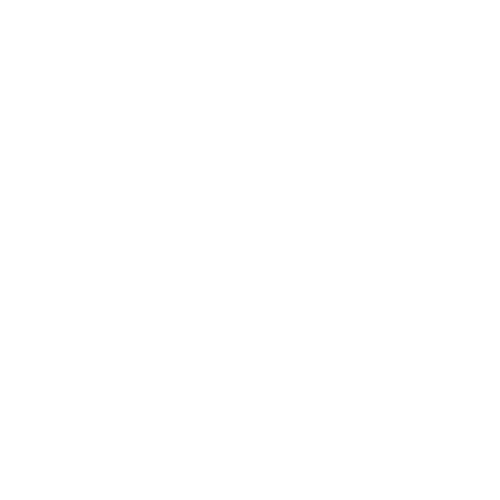
Frame 1 (no input)
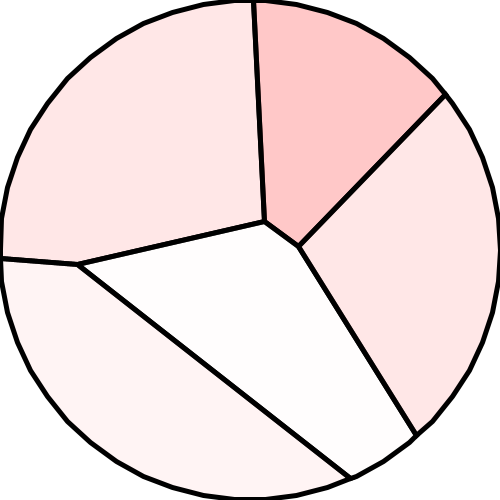
Frame 60 (the mouse pressed at the canvas centre just before this capture)
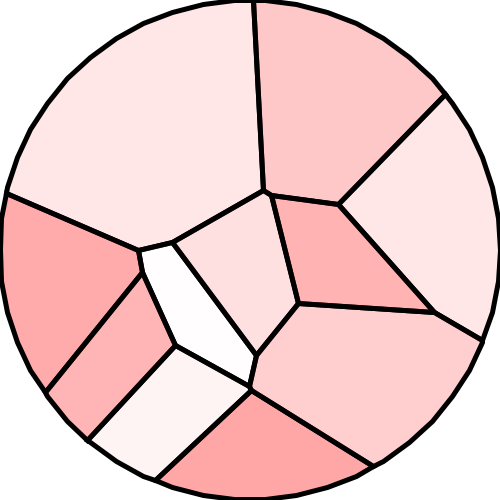
Frame 120 (the mouse held since frame 60 and released just before this capture)

The Processing sketch that drew these frames (run headless with seeded random() and noise(); from frame 60 on, the mouse is pressed at the canvas centre):

// Processing sketch: SimplePowerDiagram_0_1_circle_in_convex
// ── SimplePowerDiagram_0_1_circle_in_convex.pde
//based on this code https://github.com/elemel/empower
//we can calculate voronoi diagram in convex polygon
float pCenter = 0.01;//power to center
float pAvoid = 0.05;//power to avoid other sphere;
int n = 50;//number of big circle vertices
float basehue;
PowerDiagram pd;
Polygon polygon;
ArrayList<Circle> circles = new ArrayList<Circle>();
boolean showCircle;

void setup(){
  size(500, 500);
  //fullScreen();
  colorMode(HSB, 360, 100, 100);
  polygon = new Polygon();
  for(int i=0; i<n; i++){
    float theta = map(i, 0, n, 0, TWO_PI);
    polygon.vertices.add(PVector.fromAngle(theta).mult(height/2).add(width/2, height/2));
  }
  polygon.calcCentroid();
  
  strokeWeight(5);
}

void draw(){
  background(360);
  pd = new PowerDiagram(polygon, circles);
  if(frameCount % 10 == 0){//circle sampling
    circles.add(new Circle(PVector.fromAngle(random(TWO_PI)).mult(sqrt(random(1))*height/2).add(width/2, height/2), random(50)));
  }
  for(Circle circle : circles){
    circle.update(circles, polygon);
  }
  
  pd.show();
}

void keyPressed(){
  if(key == 'r'){
    basehue = random(360);
    circles = new ArrayList<Circle>();
  }
  if(key == 'c'){
    showCircle = !showCircle;
  }
}

void mousePressed(){
  pd.addCircle(new Circle(new PVector(mouseX, mouseY), random(100)));
}

// ── Circle.pde
class Circle{
  PVector center;
  float r;
  Polygon polygon;
  boolean disable;
  color col;
  
  
  Circle(PVector center, float r){
    this.col = color(basehue, random(100), 100);
    this.center = center;
    this.r = r;
  }
  
  void update(ArrayList<Circle> others, Polygon polygon_){
    PVector toCenter = PVector.sub(polygon_.centroid, this.center);
    if(!polygon_.isInside(center, r))this.center.add(toCenter.mult(pCenter));
    for(Circle other : others){
      if(other != this){
        PVector dp = PVector.sub(other.center, this.center);
        float dst = dp.mag();
        float goalDst = (this.r + other.r);
        if(dst < goalDst){
          PVector targetPos = PVector.add(this.center, dp.setMag(goalDst));
          other.center = PVector.lerp(other.center, targetPos, pAvoid);
        }
      }
    }
  }
  
  PVector[] getRadicalAxis(Circle other){
    PVector dir = PVector.sub(other.center, center);
    float dist = dir.mag();
    dir.div(dist);//same as normalize
    float dist1;
    
    if (r == other.r){
      dist1 = dist / 2;
    }else{
      dist1 = (dist*dist + r*r - other.r*other.r) / (2*dist);
    }
    
    PVector[] result = new PVector[2];
    result[0] = PVector.add(center, PVector.mult(dir, dist1));
    result[1] = new PVector(result[0].x - dir.y, result[0].y + dir.x);
    return result;
  }
  
  void show(boolean showCircle){
    if(disable)fill(0, 50);
    else fill(col, 50);
    if(showCircle)ellipse(center.x, center.y, r*2, r*2);
    fill(col, 100);
    polygon.show();
  }
}

// ── Polygon.pde
class Polygon{//calculate cell like cutting off the protruding part. 
  ArrayList<PVector> vertices = new ArrayList<PVector>();
  PVector centroid;
  
  Polygon(){}
  
  Polygon(ArrayList<PVector> vertices){
    this.vertices = vertices;
    calcCentroid();
  }
  
  Polygon clone(){
    return new Polygon(vertices);
  }
  
  void calcCentroid(){
    PVector sum = new PVector();
    for(PVector v : vertices){
      sum.add(v);
    }
    centroid = sum.div(vertices.size());
  }
  
  boolean isInside(PVector pos, float r){//assume clockwise convex hull
    for(int i=0; i<vertices.size(); i++){
      PVector p1 = vertices.get(i);
      PVector p2 = vertices.get((i+1)%vertices.size());
      PVector n = new PVector(-(p2.y - p1.y), p2.x - p1.x).normalize();
      float d = n.dot(p1)-n.dot(pos)+r;
      if(d>0)return false;
    }
    return true;
  }
  
  void clip(PVector A, PVector B){//clip with AB
    ArrayList<PVector> Nvertices = new ArrayList<PVector>();//new vertices
    if(vertices.size() != 0){
    PVector prevV = vertices.get(vertices.size()-1);//previous point(start of testing edge)
    
    for(int i=0; i<vertices.size(); i++){
      PVector v = vertices.get(i);//end of testing edge
      
      if(isPointInside(v, A, B)){
        if(!isPointInside(prevV, A, B)){//when across line
          PVector ipos = intersection(prevV, v, A, B);
          Nvertices.add(ipos);
        }
        Nvertices.add(v);
      }else{
        if(isPointInside(prevV, A, B)){//when across line
          PVector ipos = intersection(prevV, v, A, B);
          Nvertices.add(ipos);
        }
      }
      prevV = v;
    }
    vertices = Nvertices;
    }
  }
  
  PVector intersection(PVector s1, PVector e1, PVector s2, PVector e2){
    float div = (s1.x - e1.x) * (s2.y - e2.y) - (s1.y - e1.y) * (s2.x - e2.x);
    float x = (s1.x * e1.y - s1.y * e1.x) * (s2.x - e2.x) - (s1.x - e1.x) * (s2.x * e2.y - s2.y * e2.x);
    float y = (s1.x * e1.y - s1.y * e1.x) * (s2.y - e2.y) - (s1.y - e1.y) * (s2.x * e2.y - s2.y * e2.x);
    return new PVector(x/div, y/div);
  }
  
  boolean isPointInside(PVector P, PVector A, PVector B){//calculate point in polygon by calculating which side of AB(foreach edge)
    return (P.x - A.x) * (B.y - A.y) - (P.y - A.y) * (B.x - A.x) < 0;
  }
  
  void show(){
    beginShape();
    for(PVector v : vertices){
      vertex(v.x, v.y);
    }
    endShape(CLOSE);
  }
}

// ── Power_Diagram.pde
class PowerDiagram{
  ArrayList<Circle> circles = new ArrayList<Circle>();
  Polygon basePolygon;
  
  PowerDiagram(Polygon polygon, ArrayList<Circle> circles_){
    this(polygon);
    for(Circle c : circles_){
      addCircle(c);
    }
  }
  
  PowerDiagram(Polygon polygon){
    this.basePolygon = polygon;
  }
  
  PowerDiagram(){//basePolygon is fullscreen
    basePolygon = new Polygon();
    basePolygon.vertices.add(new PVector(0, 0));
    basePolygon.vertices.add(new PVector(width, 0));
    basePolygon.vertices.add(new PVector(width, height));
    basePolygon.vertices.add(new PVector(0, height));
  }
  
  void addCircle(Circle target){
    target.polygon = basePolygon.clone();
    for(int i=0; i<circles.size(); i++){
      Circle circle = circles.get(i);
      if(circle != null){
        PVector[] radAxis = circle.getRadicalAxis(target);//calculate mid axis or axis that passing trough intersection of two circle
        target.polygon.clip(radAxis[1], radAxis[0]);//det by nd
        circle.polygon.clip(radAxis[0], radAxis[1]);
        
        if(circle.polygon.vertices.size() < 3){
          circles.get(i).disable = true;
        }
      }
    }
    if(target.polygon.vertices.size() < 3){
      target.disable = true;
    }
    circles.add(target);
  }
  
  void show(){
    for(Circle c : circles){
      if(c != null)c.show(showCircle);
    }
  }
}
